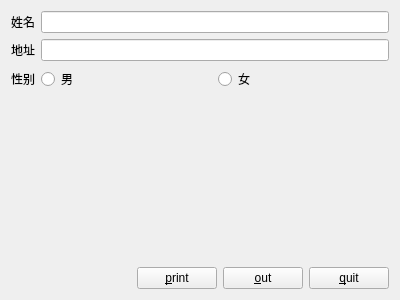
<?xml version="1.0" encoding="UTF-8"?>
<ui version="4.0">
 <class>Form</class>
 <widget class="QWidget" name="Form">
  <property name="geometry">
   <rect>
    <x>0</x>
    <y>0</y>
    <width>400</width>
    <height>300</height>
   </rect>
  </property>
  <property name="windowTitle">
   <string>Form</string>
  </property>
  <layout class="QVBoxLayout" name="verticalLayout_2">
   <item>
    <layout class="QVBoxLayout" name="verticalLayout">
     <item>
      <layout class="QFormLayout" name="formLayout">
       <item row="0" column="0">
        <widget class="QLabel" name="label">
         <property name="text">
          <string>姓名</string>
         </property>
        </widget>
       </item>
       <item row="0" column="1">
        <widget class="QLineEdit" name="let_name"/>
       </item>
       <item row="1" column="0">
        <widget class="QLabel" name="label_2">
         <property name="text">
          <string>地址</string>
         </property>
        </widget>
       </item>
       <item row="1" column="1">
        <widget class="QLineEdit" name="let_adr"/>
       </item>
       <item row="2" column="0">
        <widget class="QLabel" name="label_3">
         <property name="text">
          <string>性别</string>
         </property>
        </widget>
       </item>
       <item row="2" column="1">
        <layout class="QHBoxLayout" name="horizontalLayout">
         <item>
          <widget class="QRadioButton" name="rbtn_male">
           <property name="text">
            <string>男</string>
           </property>
          </widget>
         </item>
         <item>
          <widget class="QRadioButton" name="rbtn_female">
           <property name="text">
            <string>女</string>
           </property>
          </widget>
         </item>
        </layout>
       </item>
      </layout>
     </item>
     <item>
      <spacer name="verticalSpacer">
       <property name="orientation">
        <enum>Qt::Vertical</enum>
       </property>
       <property name="sizeHint" stdset="0">
        <size>
         <width>20</width>
         <height>38</height>
        </size>
       </property>
      </spacer>
     </item>
     <item>
      <layout class="QHBoxLayout" name="horizontalLayout_2">
       <item>
        <spacer name="horizontalSpacer">
         <property name="orientation">
          <enum>Qt::Horizontal</enum>
         </property>
         <property name="sizeHint" stdset="0">
          <size>
           <width>40</width>
           <height>20</height>
          </size>
         </property>
        </spacer>
       </item>
       <item>
        <widget class="QPushButton" name="btn_print">
         <property name="text">
          <string>&amp;print</string>
         </property>
        </widget>
       </item>
       <item>
        <widget class="QPushButton" name="btn_out">
         <property name="text">
          <string>&amp;out</string>
         </property>
        </widget>
       </item>
       <item>
        <widget class="QPushButton" name="btn_quit">
         <property name="text">
          <string>&amp;quit</string>
         </property>
        </widget>
       </item>
      </layout>
     </item>
    </layout>
   </item>
  </layout>
 </widget>
 <resources/>
 <connections/>
</ui>
